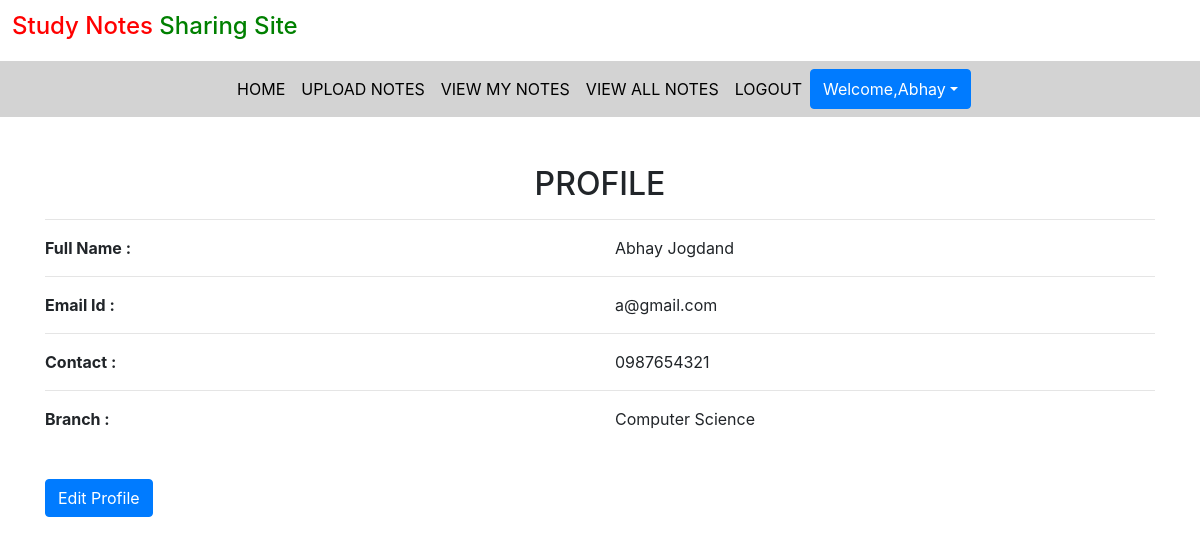
The app's page /profile (signed in) with its own data.
### notes/models.py (models this page shows, shortened)
class Signup(models.Model):
    user = models.ForeignKey(User,on_delete=models.CASCADE)
    contact = models.CharField(max_length=10)
    branch = models.CharField(max_length=30)
    role = models.CharField(max_length=15)

### notes/views.py (the view)
# urls.py: path('profile',profile,name="profile"),
def profile(request):
    if not request.user.is_authenticated:
        return redirect('login')
    user = User.objects.get(id=request.user.id)
    data = Signup.objects.get(user=user)
    d ={'data':data,'user':user}
    return render(request,'profile.html',d)

### notes/templates/profile.html
{% extends 'usernavigation.html' %}
{%load static%}
{% block body %}
<div class="container">
    <h2 class="text-center mt-5">PROFILE</h2>
    <hr>
    <div class="row">
        <div class="col-md-6">
            <b>Full Name : </b>
        </div>
        <div class="col-md-6">
           {{ data.user.first_name }} {{ data.user.last_name }}
        </div>
    </div>
    <hr>
    <div class="row">
        <div class="col-md-6">
            <b>Email Id : </b>
        </div>
        <div class="col-md-6">
           {{ data.user.username}}
        </div>
    </div>
    <hr>
    <div class="row">
        <div class="col-md-6">
            <b>Contact : </b>
        </div>
        <div class="col-md-6">
           {{ data.contact}}
        </div>
    </div>
    <hr>
    <div class="row">
        <div class="col-md-6">
            <b>Branch : </b>
        </div>
        <div class="col-md-6">
           {{ data.branch}}
        </div>
    </div>
    <a href="{% url 'edit_profile' %}" class="btn btn-primary mt-5">Edit Profile</a>
</div>
{% endblock%}

### notes/templates/usernavigation.html (shortened to what this page needs)
<!DOCTYPE html>
<html lang="en">
<head>
{%load static%}
  <link rel="stylesheet" href="https://maxcdn.bootstrapcdn.com/bootstrap/4.3.1/css/bootstrap.min.css">
  <link rel="stylesheet" href="https://use.fontawesome.com/releases/v5.6.3/css/all.css">
  <link rel="stylesheet" href="{% static 'css/mystyle.css' %}">
</head>
<body>
<h4 style= "padding: 1%"><span style="color:red"> Study Notes</span> <span style="color:green">Sharing Site</span></h4>
<nav class = "navbar navbar-expand-sm justify-content-center" style = "background-color:lightgrey" >
<ul class= "navbar-nav">
    <li class = "navbar-item">
        <a class="nav-link" href="#">HOME</a>
    </li>
    <li class = "navbar-item">
        <a class="nav-link" href="{% url 'upload_notes' %}">UPLOAD NOTES</a>
    </li>
    <li class = "navbar-item">
        <a class="nav-link" href="{% url 'view_mynotes' %}">VIEW MY NOTES</a>
    </li>
    <li class = "navbar-item">
        <a class="nav-link" href="{% url 'view_all_notes' %}">VIEW ALL NOTES</a>
    </li>
    <li class = "navbar-item">
        <a class="nav-link" href="{% url 'logout' %}">LOGOUT</a>
    </li>
    <div class ="btn-group">
        <button type="button" class=" btn btn-primary dropdown-toggle" data-toggle="dropdown">Welcome,{{ request.user.first_name }}</button>
    </div>
</ul>
</nav>
</body>
</html>
{% block body%}
{% endblock%}

### notes/static/css/mystyle.css (style rules this page uses)
.nav-link { color: black }

### records on screen
Signup: user.first_name "Abhay", user.last_name "Jogdand", user.username "a@gmail.com", contact "0987654321", branch "Computer Science"

### other values on screen
{{ request.user.first_name }} "Abhay"
